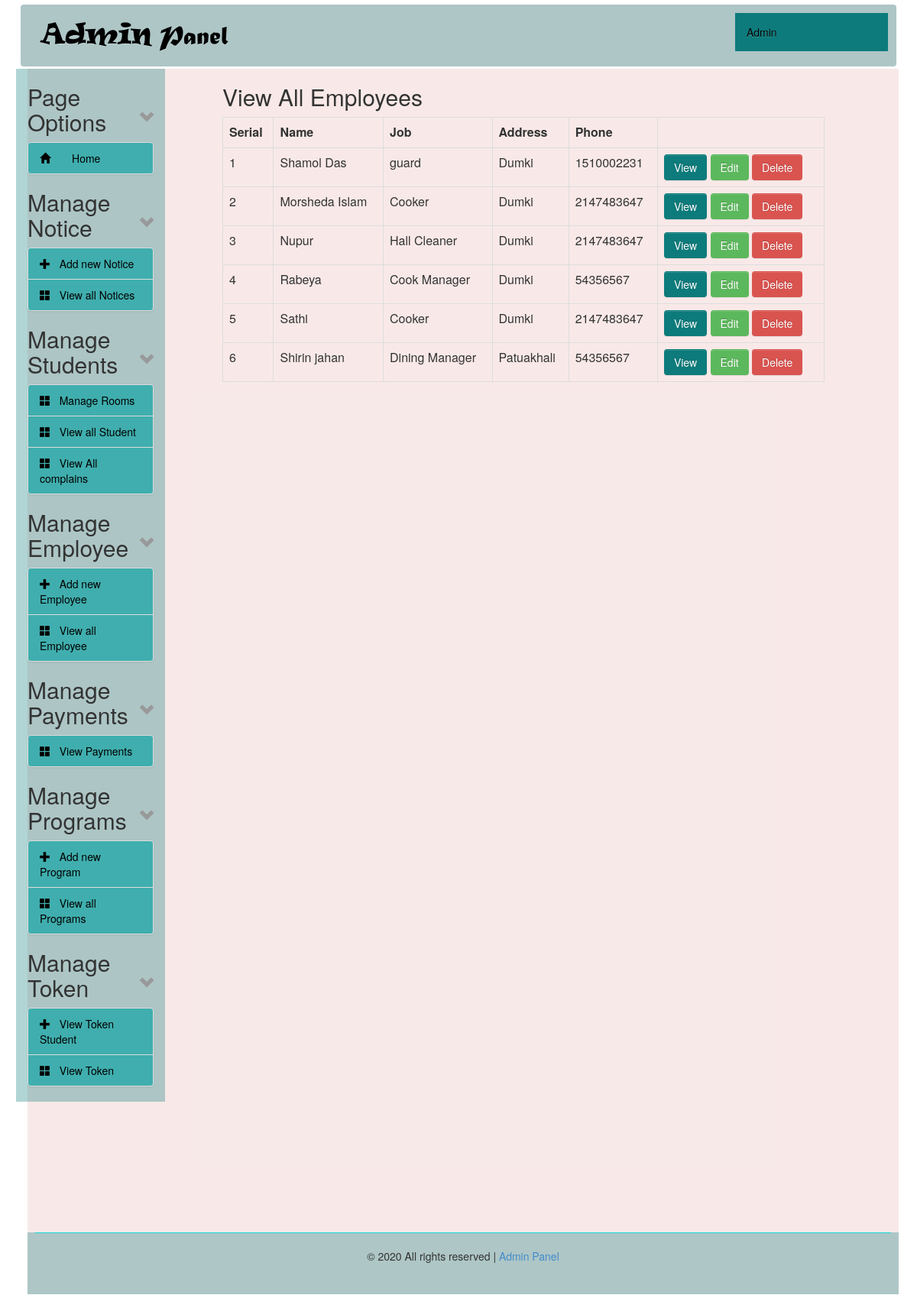
Screenshot of /admin/view_employee.php (signed in) with the database file from the repository.
### tables this page shows
CREATE TABLE `tbl_employee` (
  `id` int(11) NOT NULL,
  `name` varchar(100) NOT NULL,
  `job` varchar(100) NOT NULL,
  `address` varchar(100) NOT NULL,
  `phone` int(11) NOT NULL,
  `image` varchar(100) NOT NULL
);

### admin/view_employee.php (the view, shortened to what this page needs)
<?php
include("../config.php");
?>
<?php include("header.php"); ?>
<div class="col-sm-9 col-md-9 col-lg-9">
  <div id="content">
    <h2>View  All Employees</h2>
    <table class="table table-bordered table-hover table-responsive">
      <tr>
        <th>Serial</th>
        <th>Name</th>
        <th>Job</th>
        <th>Address</th>
        <th>Phone</th>
      </tr>
      <?php
      $i = 0;
      $statement = $db->prepare("SELECT * FROM tbl_employee ORDER BY name ASC");
      $statement->execute();
      $result = $statement->fetchAll(PDO::FETCH_ASSOC);
      foreach ($result as $row) {
        $i++;
        ?>
        <tr>
          <td><?= $i; ?></td>
          <td><?= $row['name']; ?></td>
          <td><?= $row['job']; ?></td>
          <td><?= $row['address']; ?></td>
          <td><?= $row['phone']; ?></td>
          <td>
            <a class="btn btn-info fancybox" href="#viewModal<?= $i; ?>" data-toggle="modal">View</a>
            <a class="btn btn-success" href="edit_employee.php?id=<?= $row['id']; ?>">Edit</a>
            <a class="btn btn-danger" onclick='return confirmDeleteDoctor();' href="delete_employee.php?id=<?= $row['id']; ?>">Delete</a>
          </td>
        </tr>
      <?php } ?>
    </table>
  </div>
</div>
<?php include("footer.php"); ?>

### admin/style-admin.css (style rules this page uses)
#content { margin-left:60px; height: auto; }
th { text-align: center; }
td, th { padding: 5px; text-align: left; }
.btn-info { color: #fff; background-color: #0D7B7B; border-color: #46b8da; }
.btn { display: inline-block; padding: 6px 12px; margin-bottom: 0; font-size: 14px; font-weight: 400; line-height: 1.42857143; text-align: center; white-space: nowrap; vertical-align: middle; -ms-touch-action: manipulation; touch-action: manipulation; cursor: pointer; -webkit-user-select: none; -moz-user-select: none; -ms-user-select: none; user-select: none; background-image: none; border: 1px solid transparent; border-radius: 4px; }

### rows the page displays
tbl_employee: name "Shamol Das", job "guard", address "Dumki", phone "1510002231"
tbl_employee: name "Morsheda Islam", job "Cooker", address "Dumki", phone "2147483647"
tbl_employee: name "Nupur", job "Hall Cleaner", address "Dumki", phone "2147483647"
tbl_employee: name "Rabeya", job "Cook Manager", address "Dumki", phone "54356567"
tbl_employee: name "Sathi", job "Cooker", address "Dumki", phone "2147483647"
tbl_employee: name "Shirin jahan", job "Dining Manager", address "Patuakhali", phone "54356567"
